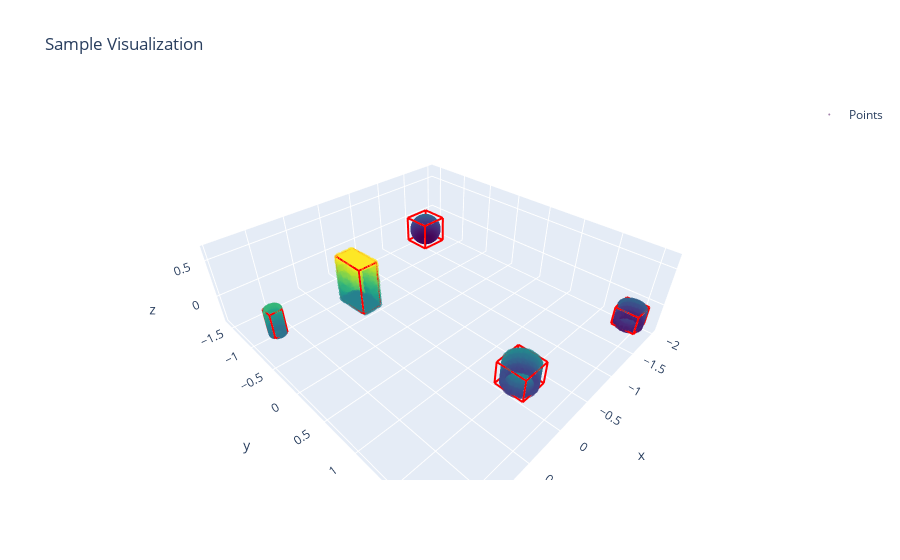

Write notebook code for a chart like this one.
### Code cell
def visualize_sample_plotly(points, bboxes, title="Sample Visualization"):
    fig = go.Figure()
    
    # Облако точек
    fig.add_trace(go.Scatter3d(
        x=points[:,0], y=points[:,1], z=points[:,2],
        mode='markers',
        marker=dict(size=2, color=points[:,2], colorscale='Viridis', opacity=0.5),
        name='Points'
    ))
    
    # Боксы
    for box in bboxes:
        # box: center(3), size(3), label(1), [yaw/rot]
        # BoundingBox3D
        center = box.center
        size = box.size
        
        dx, dy, dz = size / 2
        corners = np.array([
            [-dx, -dy, -dz], [dx, -dy, -dz], [dx, dy, -dz], [-dx, dy, -dz],
            [-dx, -dy, dz], [dx, -dy, dz], [dx, dy, dz], [-dx, dy, dz]
        ])
        # Вращаем
        corners = corners @ box.rotation.T + center
        
        # Линии
        lines = [[0,1],[1,2],[2,3],[3,0], [4,5],[5,6],[6,7],[7,4], [0,4],[1,5],[2,6],[3,7]]
        for start, end in lines:
            fig.add_trace(go.Scatter3d(
                x=[corners[start,0], corners[end,0]],
                y=[corners[start,1], corners[end,1]],
                z=[corners[start,2], corners[end,2]],
                mode='lines', line=dict(color='red', width=4), showlegend=False
            ))

    fig.update_layout(title=title, scene=dict(aspectmode='data'))
    fig.show()

# Тест визуализации
visualize_sample_plotly(sample['point'], sample['bounding_boxes'])

### Figure 1 — Plotly figure (JSON) as saved in the notebook; plotly's stock layout.template omitted (floating-point values rounded to 4 significant figures; data arrays with more than 128 entries replaced by an {"elided": "..."} marker saying what was removed)
{"data": [{"marker": {"color": {"elided": "10240 float values"}, "colorscale": [[0, "#440154"], [0.1111, "#482878"], [0.2222, "#3e4989"], [0.3333, "#31688e"], [0.4444, "#26828e"], [0.5556, "#1f9e89"], [0.6667, "#35b779"], [0.7778, "#6ece58"], [0.8889, "#b5de2b"], [1, "#fde725"]], "opacity": 0.5, "size": 2}, "mode": "markers", "name": "Points", "type": "scatter3d", "x": {"elided": "10240 float values"}, "y": {"elided": "10240 float values"}, "z": {"elided": "10240 float values"}}, {"line": {"color": "red", "width": 4}, "mode": "lines", "showlegend": false, "type": "scatter3d", "x": [-1.83, -1.443], "y": [-1.574, -1.574], "z": [-0.354, -0.354]}, {"line": {"color": "red", "width": 4}, "mode": "lines", "showlegend": false, "type": "scatter3d", "x": [-1.443, -1.443], "y": [-1.574, -1.187], "z": [-0.354, -0.354]}, {"line": {"color": "red", "width": 4}, "mode": "lines", "showlegend": false, "type": "scatter3d", "x": [-1.443, -1.83], "y": [-1.187, -1.187], "z": [-0.354, -0.354]}, {"line": {"color": "red", "width": 4}, "mode": "lines", "showlegend": false, "type": "scatter3d", "x": [-1.83, -1.83], "y": [-1.187, -1.574], "z": [-0.354, -0.354]}, {"line": {"color": "red", "width": 4}, "mode": "lines", "showlegend": false, "type": "scatter3d", "x": [-1.83, -1.443], "y": [-1.574, -1.574], "z": [0.03441, 0.03441]}, {"line": {"color": "red", "width": 4}, "mode": "lines", "showlegend": false, "type": "scatter3d", "x": [-1.443, -1.443], "y": [-1.574, -1.187], "z": [0.03441, 0.03441]}, {"line": {"color": "red", "width": 4}, "mode": "lines", "showlegend": false, "type": "scatter3d", "x": [-1.443, -1.83], "y": [-1.187, -1.187], "z": [0.03441, 0.03441]}, {"line": {"color": "red", "width": 4}, "mode": "lines", "showlegend": false, "type": "scatter3d", "x": [-1.83, -1.83], "y": [-1.187, -1.574], "z": [0.03441, 0.03441]}, {"line": {"color": "red", "width": 4}, "mode": "lines", "showlegend": false, "type": "scatter3d", "x": [-1.83, -1.83], "y": [-1.574, -1.574], "z": [-0.354, 0.03441]}, {"line": {"color": "red", "width": 4}, "mode": "lines", "showlegend": false, "type": "scatter3d", "x": [-1.443, -1.443], "y": [-1.574, -1.574], "z": [-0.354, 0.03441]}, {"line": {"color": "red", "width": 4}, "mode": "lines", "showlegend": false, "type": "scatter3d", "x": [-1.443, -1.443], "y": [-1.187, -1.187], "z": [-0.354, 0.03441]}, {"line": {"color": "red", "width": 4}, "mode": "lines", "showlegend": false, "type": "scatter3d", "x": [-1.83, -1.83], "y": [-1.187, -1.187], "z": [-0.354, 0.03441]}, {"line": {"color": "red", "width": 4}, "mode": "lines", "showlegend": false, "type": "scatter3d", "x": [-0.2092, 0.1385], "y": [1.469, 1.469], "z": [-0.1656, -0.1656]}, {"line": {"color": "red", "width": 4}, "mode": "lines", "showlegend": false, "type": "scatter3d", "x": [0.1385, 0.1385], "y": [1.469, 1.817], "z": [-0.1656, -0.1656]}, {"line": {"color": "red", "width": 4}, "mode": "lines", "showlegend": false, "type": "scatter3d", "x": [0.1385, -0.2092], "y": [1.817, 1.817], "z": [-0.1656, -0.1656]}, {"line": {"color": "red", "width": 4}, "mode": "lines", "showlegend": false, "type": "scatter3d", "x": [-0.2092, -0.2092], "y": [1.817, 1.469], "z": [-0.1656, -0.1656]}, {"line": {"color": "red", "width": 4}, "mode": "lines", "showlegend": false, "type": "scatter3d", "x": [-0.2092, 0.1385], "y": [1.469, 1.469], "z": [0.1248, 0.1248]}, {"line": {"color": "red", "width": 4}, "mode": "lines", "showlegend": false, "type": "scatter3d", "x": [0.1385, 0.1385], "y": [1.469, 1.817], "z": [0.1248, 0.1248]}, {"line": {"color": "red", "width": 4}, "mode": "lines", "showlegend": false, "type": "scatter3d", "x": [0.1385, -0.2092], "y": [1.817, 1.817], "z": [0.1248, 0.1248]}, {"line": {"color": "red", "width": 4}, "mode": "lines", "showlegend": false, "type": "scatter3d", "x": [-0.2092, -0.2092], "y": [1.817, 1.469], "z": [0.1248, 0.1248]}, {"line": {"color": "red", "width": 4}, "mode": "lines", "showlegend": false, "type": "scatter3d", "x": [-0.2092, -0.2092], "y": [1.469, 1.469], "z": [-0.1656, 0.1248]}, {"line": {"color": "red", "width": 4}, "mode": "lines", "showlegend": false, "type": "scatter3d", "x": [0.1385, 0.1385], "y": [1.469, 1.469], "z": [-0.1656, 0.1248]}, {"line": {"color": "red", "width": 4}, "mode": "lines", "showlegend": false, "type": "scatter3d", "x": [0.1385, 0.1385], "y": [1.817, 1.817], "z": [-0.1656, 0.1248]}, {"line": {"color": "red", "width": 4}, "mode": "lines", "showlegend": false, "type": "scatter3d", "x": [-0.2092, -0.2092], "y": [1.817, 1.817], "z": [-0.1656, 0.1248]}, {"line": {"color": "red", "width": 4}, "mode": "lines", "showlegend": false, "type": "scatter3d", "x": [1.281, 1.424], "y": [-0.6217, -0.6217], "z": [0.01391, 0.01391]}, {"line": {"color": "red", "width": 4}, "mode": "lines", "showlegend": false, "type": "scatter3d", "x": [1.424, 1.424], "y": [-0.6217, -0.4785], "z": [0.01391, 0.01391]}, {"line": {"color": "red", "width": 4}, "mode": "lines", "showlegend": false, "type": "scatter3d", "x": [1.424, 1.281], "y": [-0.4785, -0.4785], "z": [0.01391, 0.01391]}, {"line": {"color": "red", "width": 4}, "mode": "lines", "showlegend": false, "type": "scatter3d", "x": [1.281, 1.281], "y": [-0.4785, -0.6217], "z": [0.01391, 0.01391]}, {"line": {"color": "red", "width": 4}, "mode": "lines", "showlegend": false, "type": "scatter3d", "x": [1.281, 1.424], "y": [-0.6217, -0.6217], "z": [0.324, 0.324]}, {"line": {"color": "red", "width": 4}, "mode": "lines", "showlegend": false, "type": "scatter3d", "x": [1.424, 1.424], "y": [-0.6217, -0.4785], "z": [0.324, 0.324]}, {"line": {"color": "red", "width": 4}, "mode": "lines", "showlegend": false, "type": "scatter3d", "x": [1.424, 1.281], "y": [-0.4785, -0.4785], "z": [0.324, 0.324]}, {"line": {"color": "red", "width": 4}, "mode": "lines", "showlegend": false, "type": "scatter3d", "x": [1.281, 1.281], "y": [-0.4785, -0.6217], "z": [0.324, 0.324]}, {"line": {"color": "red", "width": 4}, "mode": "lines", "showlegend": false, "type": "scatter3d", "x": [1.281, 1.281], "y": [-0.6217, -0.6217], "z": [0.01391, 0.324]}, {"line": {"color": "red", "width": 4}, "mode": "lines", "showlegend": false, "type": "scatter3d", "x": [1.424, 1.424], "y": [-0.6217, -0.6217], "z": [0.01391, 0.324]}, {"line": {"color": "red", "width": 4}, "mode": "lines", "showlegend": false, "type": "scatter3d", "x": [1.424, 1.424], "y": [-0.4785, -0.4785], "z": [0.01391, 0.324]}, {"line": {"color": "red", "width": 4}, "mode": "lines", "showlegend": false, "type": "scatter3d", "x": [1.281, 1.281], "y": [-0.4785, -0.4785], "z": [0.01391, 0.324]}, {"line": {"color": "red", "width": 4}, "mode": "lines", "showlegend": false, "type": "scatter3d", "x": [-1.984, -1.701], "y": [1.783, 1.783], "z": [-0.2827, -0.2827]}, {"line": {"color": "red", "width": 4}, "mode": "lines", "showlegend": false, "type": "scatter3d", "x": [-1.701, -1.701], "y": [1.783, 2.065], "z": [-0.2827, -0.2827]}, {"line": {"color": "red", "width": 4}, "mode": "lines", "showlegend": false, "type": "scatter3d", "x": [-1.701, -1.984], "y": [2.065, 2.065], "z": [-0.2827, -0.2827]}, {"line": {"color": "red", "width": 4}, "mode": "lines", "showlegend": false, "type": "scatter3d", "x": [-1.984, -1.984], "y": [2.065, 1.783], "z": [-0.2827, -0.2827]}, {"line": {"color": "red", "width": 4}, "mode": "lines", "showlegend": false, "type": "scatter3d", "x": [-1.984, -1.701], "y": [1.783, 1.783], "z": [-0.03799, -0.03799]}, {"line": {"color": "red", "width": 4}, "mode": "lines", "showlegend": false, "type": "scatter3d", "x": [-1.701, -1.701], "y": [1.783, 2.065], "z": [-0.03799, -0.03799]}, {"line": {"color": "red", "width": 4}, "mode": "lines", "showlegend": false, "type": "scatter3d", "x": [-1.701, -1.984], "y": [2.065, 2.065], "z": [-0.03799, -0.03799]}, {"line": {"color": "red", "width": 4}, "mode": "lines", "showlegend": false, "type": "scatter3d", "x": [-1.984, -1.984], "y": [2.065, 1.783], "z": [-0.03799, -0.03799]}, {"line": {"color": "red", "width": 4}, "mode": "lines", "showlegend": false, "type": "scatter3d", "x": [-1.984, -1.984], "y": [1.783, 1.783], "z": [-0.2827, -0.03799]}, {"line": {"color": "red", "width": 4}, "mode": "lines", "showlegend": false, "type": "scatter3d", "x": [-1.701, -1.701], "y": [1.783, 1.783], "z": [-0.2827, -0.03799]}, {"line": {"color": "red", "width": 4}, "mode": "lines", "showlegend": false, "type": "scatter3d", "x": [-1.701, -1.701], "y": [2.065, 2.065], "z": [-0.2827, -0.03799]}, {"line": {"color": "red", "width": 4}, "mode": "lines", "showlegend": false, "type": "scatter3d", "x": [-1.984, -1.984], "y": [2.065, 2.065], "z": [-0.2827, -0.03799]}, {"line": {"color": "red", "width": 4}, "mode": "lines", "showlegend": false, "type": "scatter3d", "x": [0.3313, 0.5599], "y": [-0.4813, -0.4813], "z": [0.0922, 0.0922]}, {"line": {"color": "red", "width": 4}, "mode": "lines", "showlegend": false, "type": "scatter3d", "x": [0.5599, 0.5599], "y": [-0.4813, -0.06865], "z": [0.0922, 0.0922]}, {"line": {"color": "red", "width": 4}, "mode": "lines", "showlegend": false, "type": "scatter3d", "x": [0.5599, 0.3313], "y": [-0.06865, -0.06865], "z": [0.0922, 0.0922]}, {"line": {"color": "red", "width": 4}, "mode": "lines", "showlegend": false, "type": "scatter3d", "x": [0.3313, 0.3313], "y": [-0.06865, -0.4813], "z": [0.0922, 0.0922]}, {"line": {"color": "red", "width": 4}, "mode": "lines", "showlegend": false, "type": "scatter3d", "x": [0.3313, 0.5599], "y": [-0.4813, -0.4813], "z": [0.6586, 0.6586]}, {"line": {"color": "red", "width": 4}, "mode": "lines", "showlegend": false, "type": "scatter3d", "x": [0.5599, 0.5599], "y": [-0.4813, -0.06865], "z": [0.6586, 0.6586]}, {"line": {"color": "red", "width": 4}, "mode": "lines", "showlegend": false, "type": "scatter3d", "x": [0.5599, 0.3313], "y": [-0.06865, -0.06865], "z": [0.6586, 0.6586]}, {"line": {"color": "red", "width": 4}, "mode": "lines", "showlegend": false, "type": "scatter3d", "x": [0.3313, 0.3313], "y": [-0.06865, -0.4813], "z": [0.6586, 0.6586]}, {"line": {"color": "red", "width": 4}, "mode": "lines", "showlegend": false, "type": "scatter3d", "x": [0.3313, 0.3313], "y": [-0.4813, -0.4813], "z": [0.0922, 0.6586]}, {"line": {"color": "red", "width": 4}, "mode": "lines", "showlegend": false, "type": "scatter3d", "x": [0.5599, 0.5599], "y": [-0.4813, -0.4813], "z": [0.0922, 0.6586]}, {"line": {"color": "red", "width": 4}, "mode": "lines", "showlegend": false, "type": "scatter3d", "x": [0.5599, 0.5599], "y": [-0.06865, -0.06865], "z": [0.0922, 0.6586]}, {"line": {"color": "red", "width": 4}, "mode": "lines", "showlegend": false, "type": "scatter3d", "x": [0.3313, 0.3313], "y": [-0.06865, -0.06865], "z": [0.0922, 0.6586]}], "layout": {"scene": {"aspectmode": "data"}, "title": {"text": "Sample Visualization"}}}
